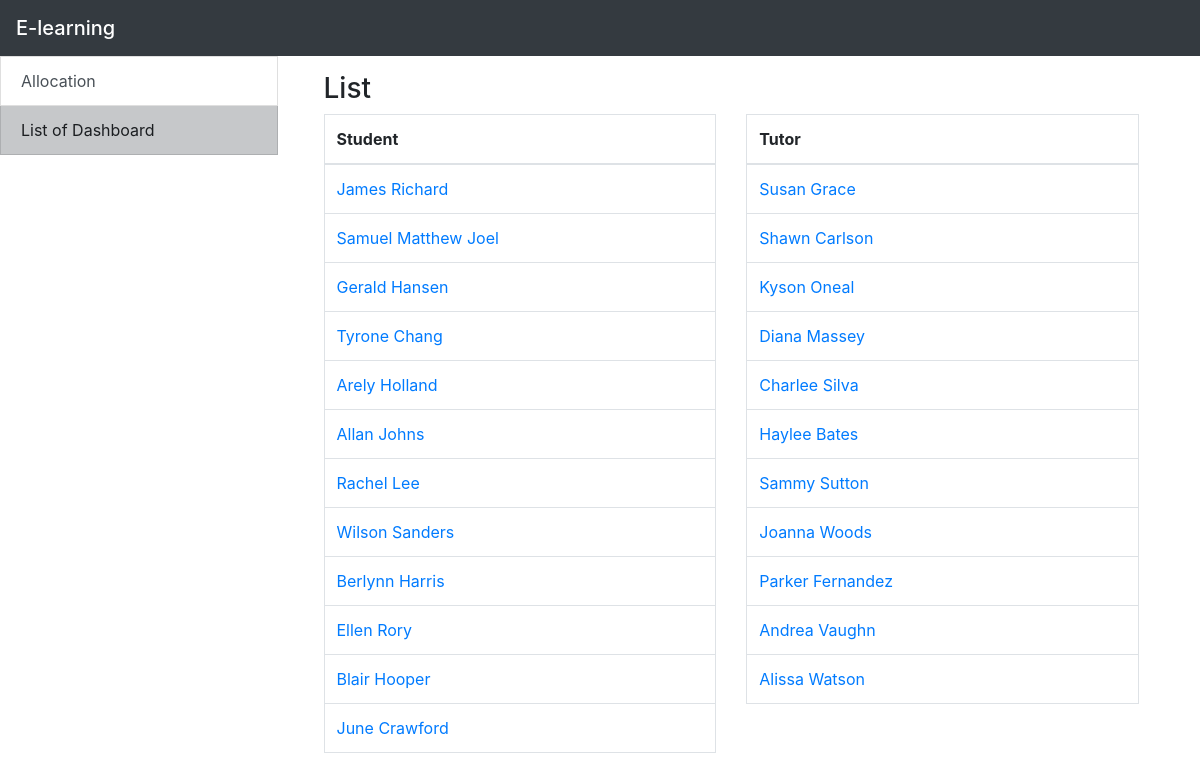
The app's page /Admin_list.php with its own data.
### tables this page shows
CREATE TABLE `student` (
  `studId` int(11) NOT NULL,
  `username` varchar(50) NOT NULL,
  `password` varchar(50) NOT NULL,
  `firstName` varchar(50) NOT NULL,
  `lastName` varchar(50) NOT NULL,
  `email` varchar(50) NOT NULL,
  `role` varchar(30) NOT NULL DEFAULT 'student',
  `Tutor` int(11) NOT NULL
);

CREATE TABLE `tutor` (
  `tutorId` int(11) NOT NULL,
  `username` varchar(50) NOT NULL,
  `password` varchar(50) NOT NULL,
  `firstName` varchar(50) NOT NULL,
  `lastName` varchar(50) NOT NULL,
  `email` varchar(50) NOT NULL,
  `role` varchar(30) NOT NULL DEFAULT 'tutor'
);

### include/function.php (called while the page is built, shortened)
<?php
include_once 'database.php';
function query($sql) {
  global $connection;
  return mysqli_query($connection, $sql);
}
function fetch_array($result){
  return mysqli_fetch_array($result);
}
 ?>

### Admin_list.php (the view, shortened to what this page needs)
<?php
include './include/header.php';
?>
<div class="container-fluid row">
  <div class="list-group col-3">
    <?php include './include/sidebar.php'; ?>
  </div>
  <div class="col-9">
    <div class="container p-3">
      <h3>List</h3>
<div class="row">
  <div class="col-md-6">
<table class="table table-bordered">
  <thead>
    <tr>
      <th scope="col">Student</th>
    </tr>
  </thead>
  <tbody>
<?php
$query = query("SELECT * FROM student ORDER BY studId DESC");
 while ($row = fetch_array($query)) {
    $studId = $row['studId'];
    $firstName = $row['firstName'];
    $lastName = $row['lastName'];
echo "<tr>";
echo "<td><a href='student_dashboard.php?id=$studId'>$firstName "." $lastName</td>";
echo "</tr>";
}
       ?>
  </tbody>
</table>
</div>
  <div class="col-md-6">
<table class="table table-bordered">
  <thead>
    <tr>
      <th scope="col">Tutor</th>
    </tr>
  </thead>
  <tbody>
<?php
$query = query("SELECT * FROM tutor ORDER BY tutorId DESC");
 while ($row = fetch_array($query)) {
    $tutorId = $row['tutorId'];
    $firstName = $row['firstName'];
    $lastName = $row['lastName'];
echo "<tr>";
echo "<td><a href='lecture_dashboard.php?id=$tutorId'>$firstName "." $lastName</td>";
echo "</tr>";
}
       ?>
  </tbody>
</table>
</div>
</div>
    </div>
  </div>
</div>
<?php
include './include/footer.php';
?>

### records on screen
student: firstName "James", lastName "Richard"
student: firstName "Samuel Matthew", lastName "Joel"
student: firstName "Gerald", lastName "Hansen"
student: firstName "Tyrone", lastName "Chang"
student: firstName "Arely", lastName "Holland"
student: firstName "Allan", lastName "Johns"
student: firstName "Rachel", lastName "Lee"
student: firstName "Wilson", lastName "Sanders"
student: firstName "Berlynn", lastName "Harris"
student: firstName "Ellen", lastName "Rory"
student: firstName "Blair", lastName "Hooper"
student: firstName "June", lastName "Crawford"
tutor: firstName "Susan", lastName "Grace"
tutor: firstName "Shawn", lastName "Carlson"
tutor: firstName "Kyson", lastName "Oneal"
tutor: firstName "Diana", lastName "Massey"
tutor: firstName "Charlee", lastName "Silva"
tutor: firstName "Haylee", lastName "Bates"
tutor: firstName "Sammy", lastName "Sutton"
tutor: firstName "Joanna", lastName "Woods"
tutor: firstName "Parker", lastName "Fernandez"
tutor: firstName "Andrea", lastName "Vaughn"
tutor: firstName "Alissa", lastName "Watson"

### other values on screen
$value "Allocation"
$value "List of Dashboard"
